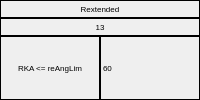
              <widget class="QFrame" name="Rextended_Frame">
               <property name="frameShape">
                <enum>QFrame::Shape::Box</enum>
               </property>
               <property name="frameShadow">
                <enum>QFrame::Shadow::Plain</enum>
               </property>
               <property name="lineWidth">
                <number>0</number>
               </property>
               <layout class="QHBoxLayout" name="horizontalLayout_42">
                <property name="spacing">
                 <number>0</number>
                </property>
                <property name="leftMargin">
                 <number>0</number>
                </property>
                <property name="topMargin">
                 <number>0</number>
                </property>
                <property name="rightMargin">
                 <number>0</number>
                </property>
                <property name="bottomMargin">
                 <number>0</number>
                </property>
                <item>
                 <layout class="QVBoxLayout" name="Rextended_verticalLayout">
                  <property name="spacing">
                   <number>0</number>
                  </property>
                  <item>
                   <widget class="QLabel" name="flag142_label">
                    <property name="minimumSize">
                     <size>
                      <width>0</width>
                      <height>18</height>
                     </size>
                    </property>
                    <property name="maximumSize">
                     <size>
                      <width>16777215</width>
                      <height>18</height>
                     </size>
                    </property>
                    <property name="font">
                     <font>
                      <pointsize>6</pointsize>
                     </font>
                    </property>
                    <property name="frameShape">
                     <enum>QFrame::Shape::Box</enum>
                    </property>
                    <property name="text">
                     <string>Rextended</string>
                    </property>
                    <property name="alignment">
                     <set>Qt::AlignmentFlag::AlignCenter</set>
                    </property>
                   </widget>
                  </item>
                  <item>
                   <widget class="QLabel" name="stateNumber13_label">
                    <property name="minimumSize">
                     <size>
                      <width>0</width>
                      <height>18</height>
                     </size>
                    </property>
                    <property name="maximumSize">
                     <size>
                      <width>16777215</width>
                      <height>18</height>
                     </size>
                    </property>
                    <property name="font">
                     <font>
                      <pointsize>6</pointsize>
                     </font>
                    </property>
                    <property name="frameShape">
                     <enum>QFrame::Shape::Box</enum>
                    </property>
                    <property name="text">
                     <string>13</string>
                    </property>
                    <property name="alignment">
                     <set>Qt::AlignmentFlag::AlignCenter</set>
                    </property>
                   </widget>
                  </item>
                  <item>
                   <layout class="QHBoxLayout" name="Rextended_Flag1_horizontalLayout">
                    <property name="spacing">
                     <number>0</number>
                    </property>
                    <item>
                     <widget class="QLabel" name="flag67_label">
                      <property name="minimumSize">
                       <size>
                        <width>0</width>
                        <height>0</height>
                       </size>
                      </property>
                      <property name="maximumSize">
                       <size>
                        <width>16777215</width>
                        <height>1000</height>
                       </size>
                      </property>
                      <property name="font">
                       <font>
                        <pointsize>6</pointsize>
                       </font>
                      </property>
                      <property name="frameShape">
                       <enum>QFrame::Shape::Box</enum>
                      </property>
                      <property name="text">
                       <string>RKA &lt;=  reAngLim</string>
                      </property>
                      <property name="alignment">
                       <set>Qt::AlignmentFlag::AlignCenter</set>
                      </property>
                      <property name="wordWrap">
                       <bool>true</bool>
                      </property>
                     </widget>
                    </item>
                    <item>
                     <widget class="QLabel" name="label_13">
                      <property name="font">
                       <font>
                        <pointsize>6</pointsize>
                       </font>
                      </property>
                      <property name="frameShape">
                       <enum>QFrame::Shape::Box</enum>
                      </property>
                      <property name="text">
                       <string>60</string>
                      </property>
                     </widget>
                    </item>
                   </layout>
                  </item>
                 </layout>
                </item>
               </layout>
              </widget>
